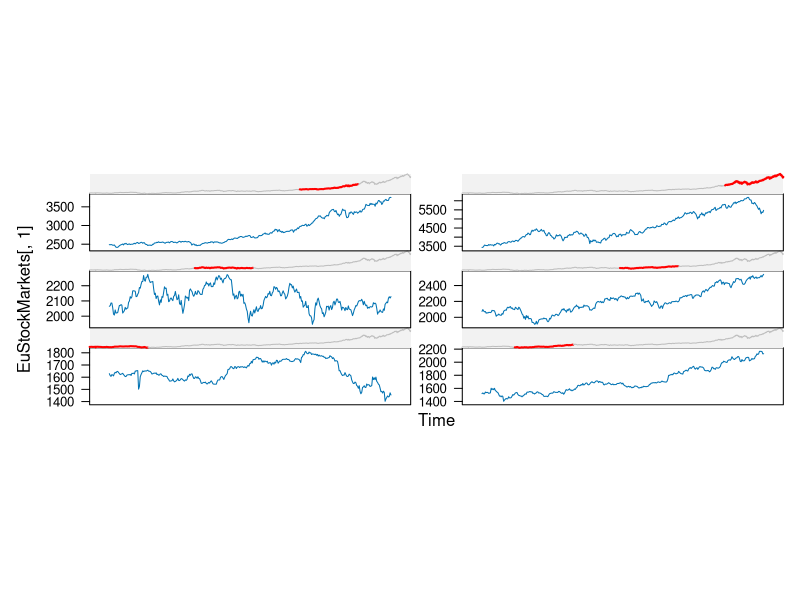
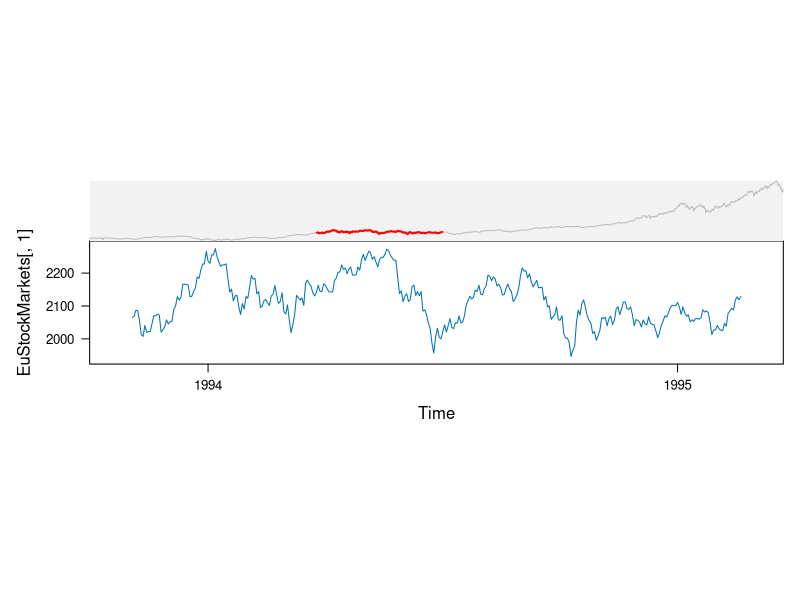

Source code (R) for these figures, in order:
cutAndStack <- function(x, number = 6, overlap = 0.1, type = 'l',
                        xlab = "Time",
                        ylab = deparse(substitute(x)),
                        ...){
    stopifnot(is.ts(x))
    if (is.mts(x)) stop("mts not supported, use 'x[, 1]' etc")
    stopifnot(require(grid))
    stopifnot(require(lattice))
    tdf <-
        data.frame(.response = as.numeric(x),
                   .time = time(x),
                   .Time =
                   equal.count(as.numeric(time(x)),
                               number = number,
                               overlap = overlap))
    strip.ts <-
        function(which.given, which.panel, shingle.intervals,
                 bg = trellis.par.get("strip.background")$col[1],
                 ...)
        {
            pushViewport(viewport(xscale = range(tdf$.time),
                                  yscale = range(tdf$.response)))
            panel.fill(col = bg)
            current.interval <- shingle.intervals[which.panel[which.given], ]
            highlight <-
                cut(tdf$.time,
                    breaks =
                    c(min(shingle.intervals) - 1,
                      current.interval,
                      max(shingle.intervals) + 1))
            with(tdf, panel.xyplot(.time, .response,
                                   groups = highlight,
                                   subscripts = seq(length = nrow(tdf)),
                                   type = "l",
                                   col = c("grey", "red", "grey"),
                                   lwd = c(1, 2, 1)))
            upViewport()
        }
    xyplot(.response ~ .time | .Time,
           data = tdf,
           type = type,
           xlab = xlab, ylab = ylab,
           strip = strip.ts,
           default.scales =
           list(x = list(relation = "free"),
                y = list(relation = "free", rot = 0)),
           ...)
}

pdf("stack.pdf", height = 9, width = 9)

p <- cutAndStack(EuStockMarkets[, 1], aspect = "xy",
                scales = list(x = list(draw = FALSE)))

p

update(p[3], par.strip.text = list(lines = 3),
       scales = list(x = list(draw = TRUE, at = 1991:1999)))

dev.off()
